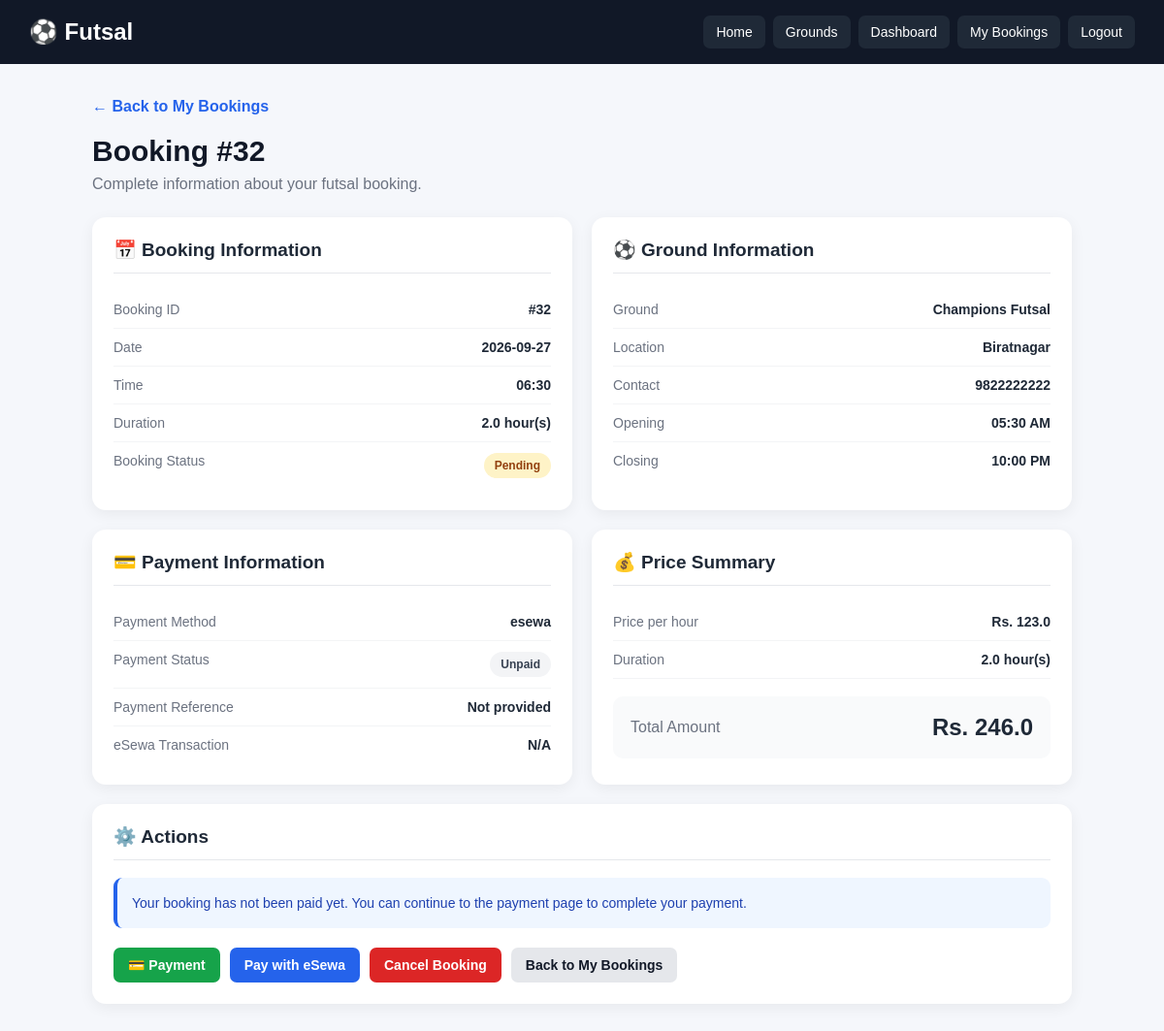
Before: /booking/32 (signed in) with the older database file.
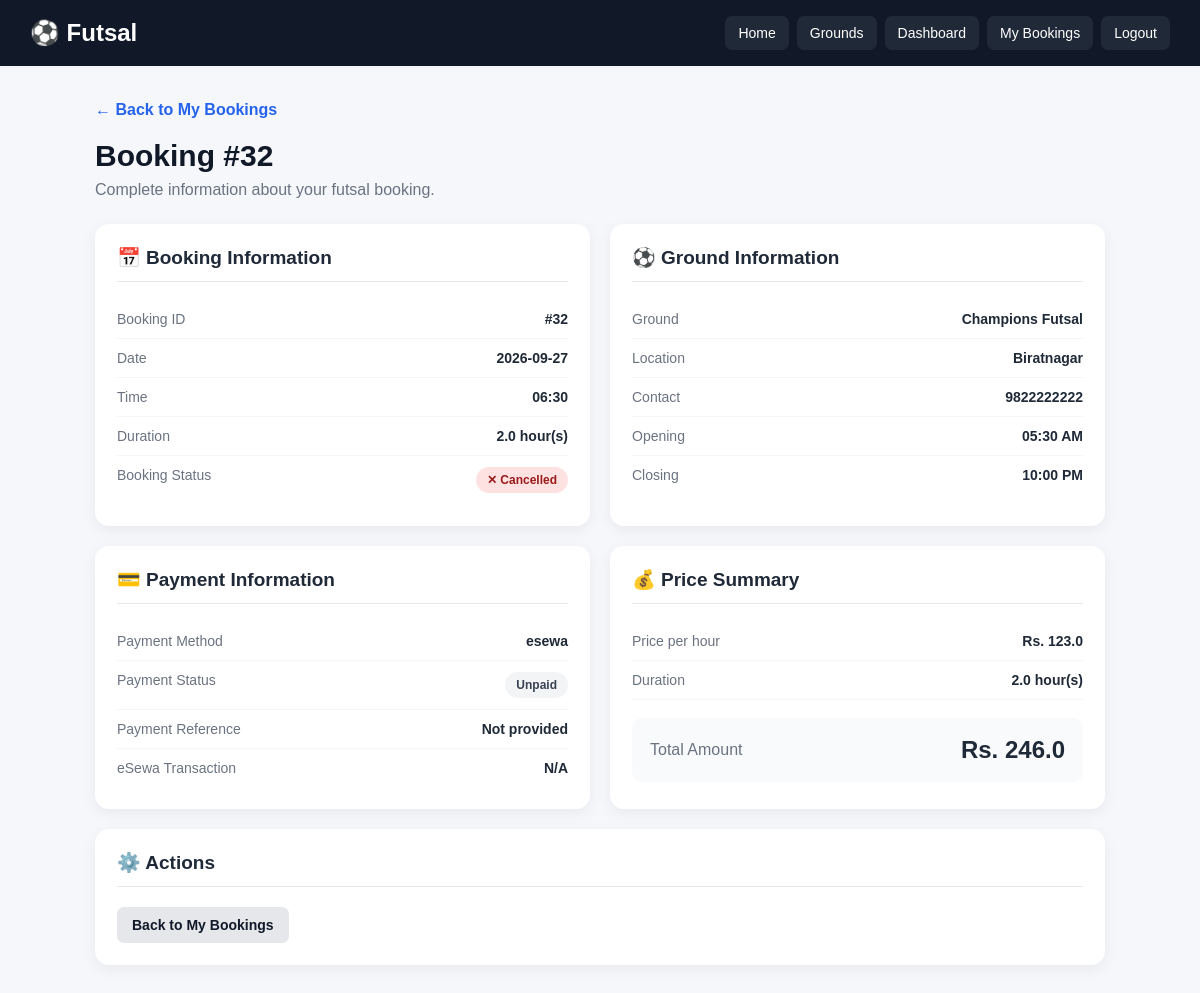
After: the same page with the newer database file.
### tables this page shows
CREATE TABLE bookings (
            id INTEGER PRIMARY KEY AUTOINCREMENT,
            user_id INTEGER NOT NULL,
            ground_id INTEGER NOT NULL,
            booking_date TEXT NOT NULL,
            booking_time TEXT NOT NULL,
            created_at TIMESTAMP DEFAULT CURRENT_TIMESTAMP, status TEXT
            DEFAULT 'confirmed', duration REAL
            DEFAULT 1, payment_status TEXT

            DEFAULT 'pending', payment_method TEXT

            DEFAULT 'cash', payment_reference TEXT, paid_at TIMESTAMP, transaction_uuid
            TEXT, esewa_transaction_code
            TEXT, esewa_product_code
            TEXT, esewa_amount
            REAL, esewa_verified_at
            TIMESTAMP,

            FOREIGN KEY (user_id) REFERENCES users(id),
            FOREIGN KEY (ground_id) REFERENCES grounds(id),

            UNIQUE(ground_id, booking_date, booking_time)
        );

### app.py (the view)
@app.route("/booking/<int:booking_id>")
@login_required
def booking_details(booking_id):
    conn = get_db()
    booking = conn.execute(
        """
        SELECT
            bookings.*,
            grounds.name AS ground_name,
            grounds.location AS ground_location,
            grounds.price AS price,
            grounds.price AS ground_price,
            grounds.contact AS ground_contact,
            grounds.opening_time AS opening_time,
            grounds.closing_time AS closing_time,
            grounds.image AS ground_image
        FROM bookings
        JOIN grounds ON bookings.ground_id = grounds.id
        WHERE bookings.id = ?
        AND bookings.user_id = ?
        """,
        (booking_id, session["user_id"])
    ).fetchone()
    conn.close()
    if booking is None:
        flash("Booking not found.", "danger")
        return redirect(url_for("my_bookings"))
    try:
        price = float(booking["price"] or 0)
    except (TypeError, ValueError):
        price = 0.0
    try:
        duration = float(booking["duration"] or 1)
    except (TypeError, ValueError):
        duration = 1.0
    total_amount = round(price * duration, 2)
    return render_template(
        "booking_details.html",
        booking=booking,
        price=price,
        duration=duration,
        total_amount=total_amount
    )

### app.py (called while the page is built, shortened)
def login_required(view_function):
    @wraps(view_function)
    def wrapper(*args, **kwargs):
        return view_function(
            *args,
            **kwargs
        )
    return wrapper

def get_db():
    conn = sqlite3.connect(
        DATABASE
    )
    conn.row_factory = sqlite3.Row
    conn.execute(
        "PRAGMA foreign_keys = ON"
    )
    return conn

### templates/booking_details.html (shortened to what the changed rows need)
<!DOCTYPE html>
<html lang="en">
<head>
</head>
<body>
<div class="container">
    <div class="header">
        <h1>
            Booking #{{ booking['id'] }}
        </h1>
        <p>
            Complete information about your futsal booking.
        </p>
    </div>
    <div class="grid">
        <div class="card">
            <h2>
                📅 Booking Information
            </h2>
            <div class="info-row">
                <span class="label">
                    Booking ID
                </span>
                <span class="value">
                    #{{ booking['id'] }}
                </span>
            </div>
            <div class="info-row">
                <span class="label">
                    Date
                </span>
                <span class="value">
                    {{ booking['booking_date'] }}
                </span>
            </div>
            <div class="info-row">
                <span class="label">
                    Time
                </span>
                <span class="value">
                    {{ booking['booking_time'] }}
                </span>
            </div>
            <div class="info-row">
                <span class="label">
                    Duration
                </span>
                <span class="value">
                    {{ booking['duration'] }} hour(s)
                </span>
            </div>
            <div class="info-row">
                <span class="value">
                    {% if booking['status'] == 'confirmed' %}
                        <span class="badge confirmed">
                            ✓ Confirmed
                        </span>
                    {% elif booking['status'] == 'cancelled' %}
                        <span class="badge cancelled">
                            ✕ Cancelled
                        </span>
                    {% else %}
                        <span class="badge pending">
                            {{ booking['status']|title }}
                        </span>
                    {% endif %}
                </span>
            </div>
        </div>
        <div class="card">
            <h2>
                ⚽ Ground Information
            </h2>
        </div>
        <div class="card">
            <h2>
                💳 Payment Information
            </h2>
            <div class="info-row">
                <span class="label">
                    Payment Method
                </span>
                <span class="value">
                    {{ booking['payment_method'] or 'Not selected' }}
                </span>
            </div>
        </div>
        <div class="card">
            <h2>
                💰 Price Summary
            </h2>
            <div class="info-row">
                <span class="label">
                    Duration
                </span>
                <span class="value">
                    {{ booking['duration'] }} hour(s)
                </span>
            </div>
        </div>
        <div class="card full">
            <h2>
                ⚙️ Actions
            </h2>
            {% if booking['status'] != 'cancelled'
                and booking['payment_status'] != 'paid' %}
                <div class="notice">
                    Your booking has not been paid yet.
                    You can continue to the payment page
                    to complete your payment.
                </div>
            {% elif booking['payment_status'] == 'submitted' %}
                <div class="notice">
                    Your payment has been submitted and is
                    waiting for verification.
                </div>
            {% elif booking['payment_status'] == 'paid' %}
                <div class="notice">
                    ✓ Your payment has been successfully
                    recorded for this booking.
                </div>
            {% endif %}
            <div class="actions">
                {% if booking['status'] != 'cancelled'
                    and booking['payment_status'] != 'paid' %}
                    <a
                        href="{{ url_for(
                            'payment',
                            booking_id=booking['id']
                        ) }}"
                        class="btn btn-success"
                    >
                        💳 Payment
                    </a>
                    <a
                        href="{{ url_for(
                            'esewa_pay',
                            booking_id=booking['id']
                        ) }}"
                        class="btn btn-primary"
                    >
                        Pay with eSewa
                    </a>
                {% endif %}
                {% if booking['status'] != 'cancelled' %}
                    <form
                        method="POST"
                        action="{{ url_for(
                            'cancel_booking',
                            booking_id=booking['id']
                        ) }}"
                        style="display:inline;"
                    >
                        <button
                            type="submit"
                            class="btn btn-danger"
                            onclick="return confirm(
                                'Are you sure you want to cancel this booking?'
                            );"
                        >
                            Cancel Booking
                        </button>
                    </form>
                {% endif %}
                <a
                    href="{{ url_for('my_bookings') }}"
                    class="btn btn-secondary"
                >
                    Back to My Bookings
                </a>
            </div>
        </div>
    </div>
</div>
</body>
</html>

Changed rows visible on the page:
changed bookings "esewa": status "Pending" → (not shown)
Other visible differences:
text no longer shown: "Your booking has not been paid yet. You can continue to the payment page to complete your payment. 💳 Payment Pay with eSewa Cancel Booking"
text now shown: "✕ Cancelled"
